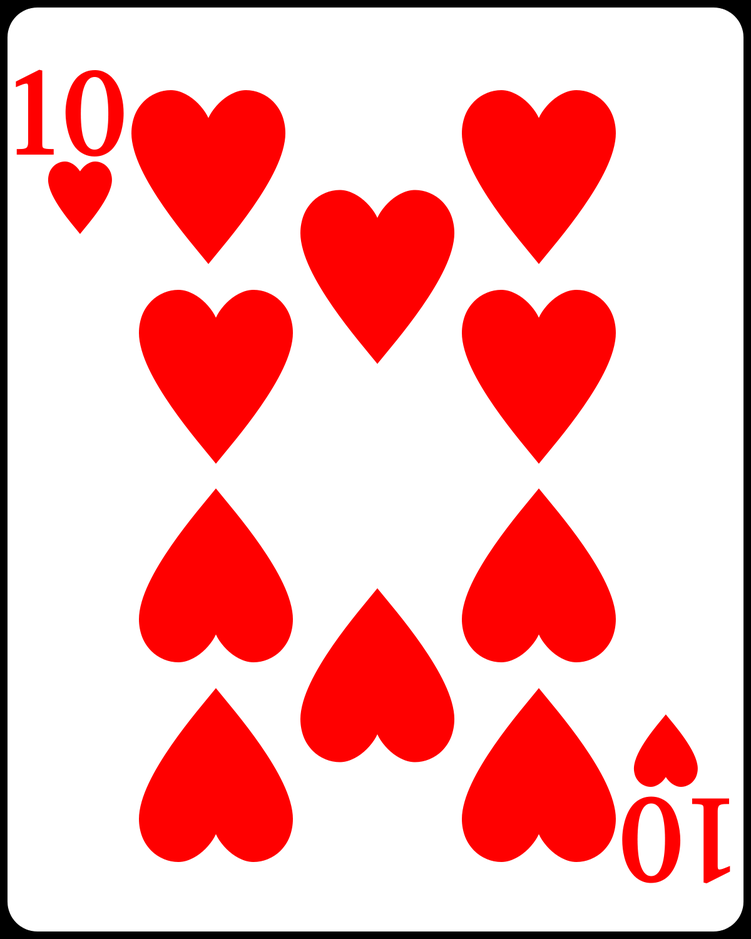
#> input picture Video12/opencv_image.png, 751 x 939 px, shrunk from 1200 x 1500 before the run
$ python Video12Code.py
#> lines starting #> are read from the running program, lines starting #| are printed output that depends on the picture; after the words box and inside, x2 and y2 are one past the last pixel; in counts of white or black regions, pixels touching at a corner belong together
import cv2
import numpy as np
# Importing libraries
img_rgb = cv2.imread('opencv_image.png')
#> img_rgb is the input picture: shape (939, 751, 3); mean B, G, R 177.7, 177.7, 245.6
# Importing the image
img_gray = cv2.cvtColor(img_rgb, cv2.COLOR_BGR2GRAY)
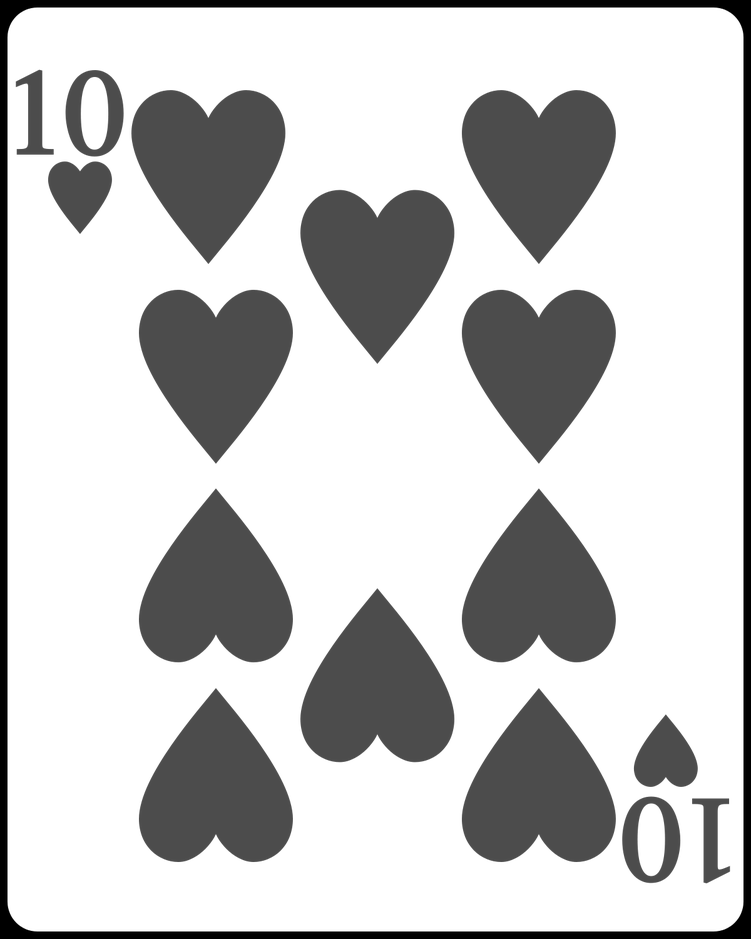
#> img_gray: shape (939, 751); min 0, max 255, mean 197.9
# Converting the image to grayscale.
template = cv2.imread('template.png',0)
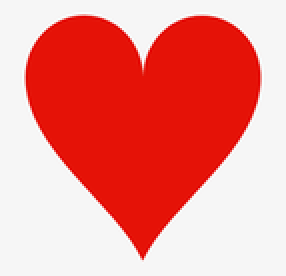
#> input picture Video12/template.png, 143 x 138 px, shrunk from 229 x 220 before the run (shown 2 times larger)
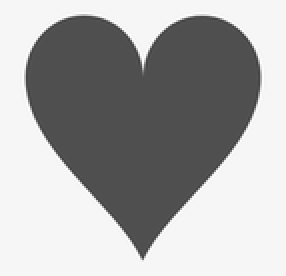
#> template: shape (138, 143) (shown 2 times larger); min 66, max 254, mean 168.6
# Importing the template.
w, h = template.shape[::-1]
#> w = 143; h = 138
# 'w' and 'h' store the width and height of the template respectively.
res = cv2.matchTemplate(img_gray,template,cv2.TM_CCOEFF_NORMED)
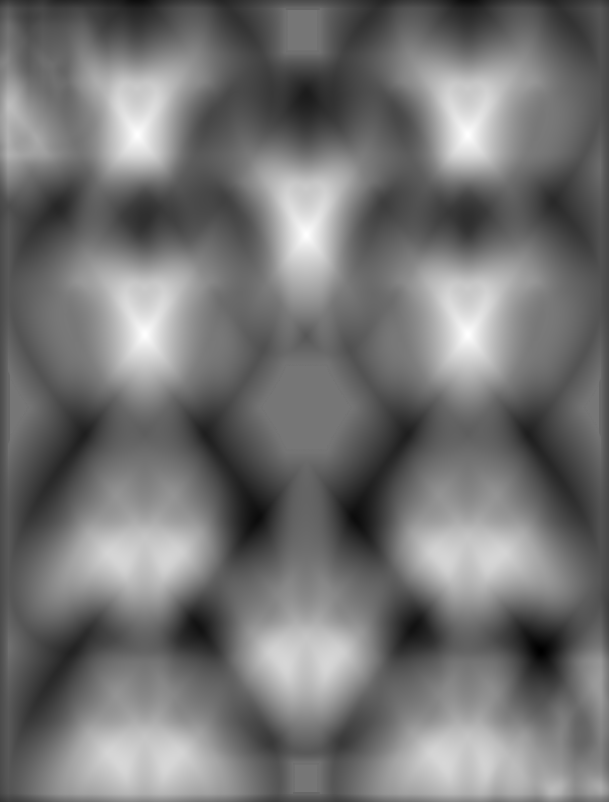
#> res: shape (802, 609) float32; min -0.65, max 0.749, mean -0.0133; drawn with min black and max white
# In this function, we first specify that we want to perform template matching. The parameters are the image which
# has to be matched, the template which has to be used as the reference and the method of template matching.
threshold = 0.7
# Setting up the threshold. When the template and image are compared and the result is greater than the threshold
# then the object is said to be detected, otherwise not.
loc = np.where( res >= threshold)
#> loc = 496 positions, rows 129 to 339, columns 133 to 471
# The co-ordinates of the area which is matched is stored.
for pt in zip(*loc[::-1]):
    cv2.rectangle(img_rgb, pt, (pt[0] + w, pt[1] + h), (0,255,255), 1)
#> this loop made 496 passes
#> pt on passes 1 to 3: (134, 129), (135, 129), (136, 129)
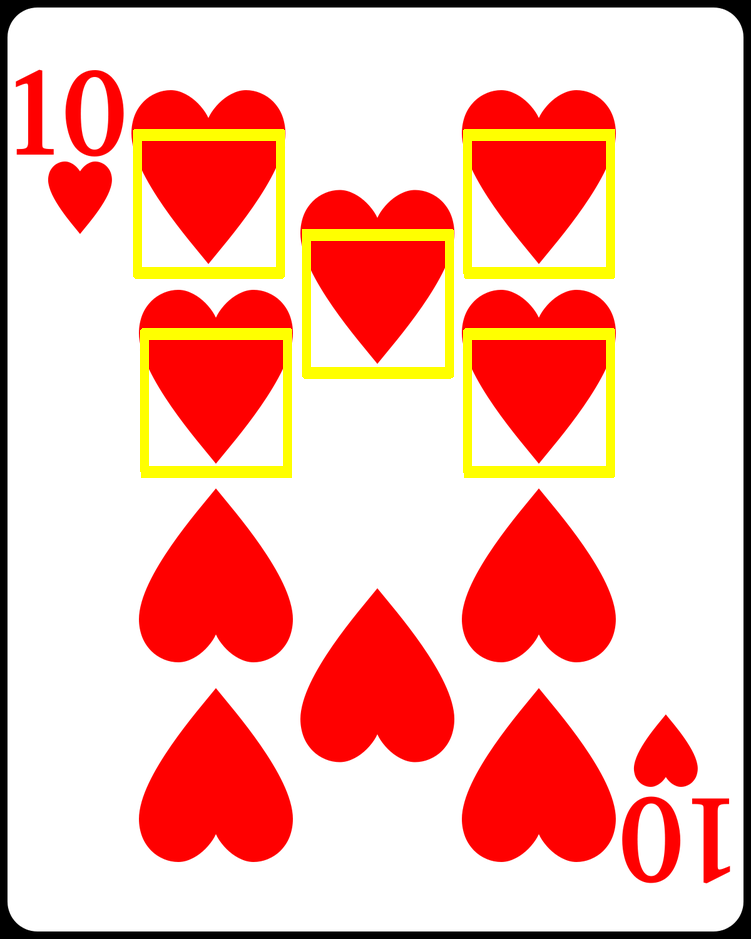
#> img_rgb: shape (939, 751, 3); 4.19% of pixels changed, all inside (x1, y1, x2, y2) = (133, 129, 615, 478)
    # This simply draws a rectangle around the stored co-ordinates with the desired color and thickness.
cv2.imshow('Matched',img_rgb)
cv2.waitKey(0)
cv2.destroyAllWindows()
